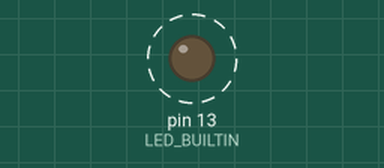
This program was run on a simulated Arduino Mega 2560, built with avr-gcc and run on an emulated ATmega2560. Shown: output pins drawn as LEDs (lit = HIGH). Dashed ring = blinking. What the program prints to the serial monitor is not drawn.

Above: at 0.2 s.
Timing chart, 0 to 3.0 s (numbered marks = the images above):
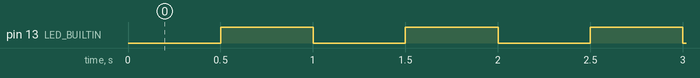

The program:

main.cpp
```cpp
#include <Arduino.h> // the Arduino IDE added this line automatically,
                     // but PlatformIO does not!
#include <Wire.h>

// The IDE generated forward declarations for .ino files automatically,
// but PlatformIO does not, so we need to forwarde declare it ourselves.
void updateLed(uint32_t now_ms);
void scanBus();
void printHex2(uint8_t v);
uint8_t probe(uint8_t addr);
const __FlashStringHelper *wireErrorText(uint8_t code);

constexpr uint32_t kHalfPeriodMs = 500;
constexpr uint8_t kUnknown = 6;  // index for codes > 5

void setup() {
  pinMode(LED_BUILTIN, OUTPUT);
  Serial.begin(115200); // must match monitor_speed in platformio.ini
  Serial.println(F("c07_i2c_scan: PlatformIO build OK")); // check

  // I2C
  Wire.begin();
  Wire.setWireTimeout(3000, true);
  scanBus();
}

void loop() { updateLed(millis()); }

void updateLed(uint32_t now_ms) {
  static uint32_t last_toggle_ms = 0; // static: keeps its value between calls
  static bool led_on = false;
  if (now_ms - last_toggle_ms >= kHalfPeriodMs) { // rollover-safe, as in C1
    last_toggle_ms = now_ms;
    led_on = !led_on;
    digitalWrite(LED_BUILTIN, led_on ? HIGH : LOW);
  }
}

void scanBus() {
  uint16_t counts[kUnknown + 1]{};

  for (uint8_t addr = 0x08; addr <= 0x77; ++addr) {
    uint8_t code = probe(addr);
    uint8_t idx = (code <= 5) ? code : kUnknown;   // bounds guard
    ++counts[idx];

    if (code == 0) {                 // a device answered
      Serial.print(F("  "));
      printHex2(addr);
      Serial.println(F("  ACK"));
    }
  }

  // summary: one line per code that occurred
  for (uint8_t c = 0; c <= kUnknown; ++c) {
    if (counts[c] == 0) { continue; }
    Serial.print(wireErrorText(c));
    Serial.print(F(": "));
    Serial.println(counts[c]);
  }
}

void printHex2(uint8_t v) {
  Serial.print(F("0x"));
  if (v < 16) { Serial.print(F("0")); }
  Serial.print(v, HEX);
}

uint8_t probe(uint8_t addr) {
  Wire.beginTransmission(addr);
  uint8_t code = Wire.endTransmission();
  return code;
}

const __FlashStringHelper *wireErrorText(uint8_t code) {
  switch (code) {
  case 0:
    return F("OK");
  case 1:
    return F("Data too long for buffer");
  case 2:
    return F("Received NACK on transmit of address");
  case 3:
    return F("Received NACK on transmit of data");
  case 4:
    return F("Other error");
  case 5:
    return F("Timeout");
  default:
    return F("Unknown error code");
  }
}
```

Measured:
- by itself, pin 13 (LED_BUILTIN): alternates HIGH for 0.50 s and LOW for 0.50 s
